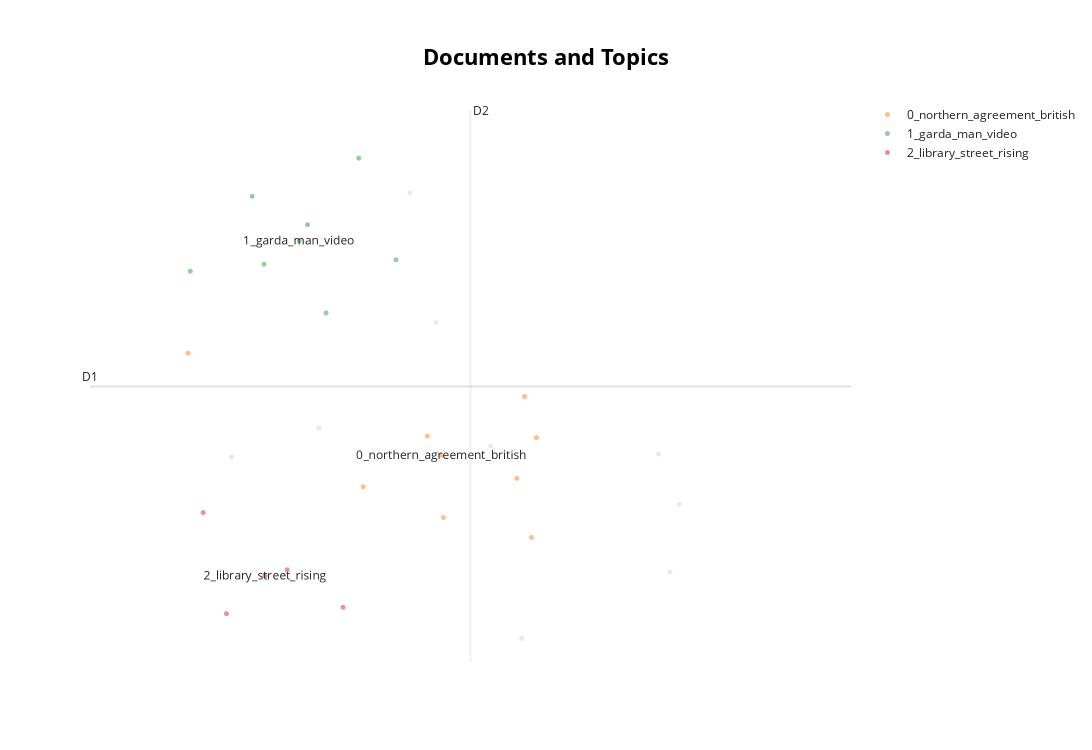

The code cell stored with this chart in its notebook:
### Code cell
reduced_embeddings = UMAP(n_neighbors=10, n_components=2, min_dist=0.1, metric='cosine').fit_transform(embeddings)
topic_model.visualize_documents(docs, reduced_embeddings=reduced_embeddings, hide_document_hover=True)

### Figure 1 — Plotly figure (JSON) as saved in the notebook; plotly's stock layout.template omitted (floating-point values rounded to 4 significant figures)
{"data": [{"hoverinfo": "text", "marker": {"color": "#CFD8DC", "opacity": 0.5, "size": 5}, "mode": "markers+text", "name": "other", "showlegend": false, "type": "scattergl", "x": [4.88, 6.198, 4.247, 3.774, 4.741, 6.148, 5.345, 6.086, 5.177], "y": [1.257, -0.2323, 0.3935, 0.1565, 2.318, -0.7824, -1.327, 0.1799, 0.2454]}, {"hoverinfo": "text", "marker": {"opacity": 0.5, "size": 5}, "mode": "markers+text", "name": "0_northern_agreement_british", "text": ["", "", "", "", "", "", "", "", "0_northern_agreement_british"], "textfont": {"size": 12}, "type": "scattergl", "x": [3.538, 4.834, 5.398, 4.921, 5.36, 5.319, 4.487, 5.425, 4.91], "y": [1.006, 0.3272, -0.5014, -0.3389, 0.6515, -0.01861, -0.08721, 0.315, 0.1692]}, {"hoverinfo": "text", "marker": {"opacity": 0.5, "size": 5}, "mode": "markers+text", "name": "1_garda_man_video", "text": ["", "", "", "", "", "", "", "1_garda_man_video"], "textfont": {"size": 12}, "type": "scattergl", "x": [4.664, 3.886, 4.286, 3.551, 3.95, 4.462, 4.185, 4.141], "y": [1.769, 2.288, 1.334, 1.676, 1.732, 2.6, 2.056, 1.922]}, {"hoverinfo": "text", "marker": {"opacity": 0.5, "size": 5}, "mode": "markers+text", "name": "2_library_street_rising", "text": ["", "", "", "", "2_library_street_rising"], "textfont": {"size": 12}, "type": "scattergl", "x": [4.075, 3.62, 3.747, 4.378, 3.955], "y": [-0.7662, -0.2984, -1.125, -1.073, -0.8157]}], "layout": {"annotations": [{"showarrow": false, "text": "D1", "x": 3.008, "y": 0.732, "yshift": 10}, {"showarrow": false, "text": "D2", "x": 5.068, "xshift": 10, "y": 2.99}], "height": 750, "shapes": [{"line": {"color": "#CFD8DC", "width": 2}, "type": "line", "x0": 5.068, "x1": 5.068, "y0": -1.526, "y1": 2.99}, {"line": {"color": "#9E9E9E", "width": 2}, "type": "line", "x0": 3.008, "x1": 7.128, "y0": 0.732, "y1": 0.732}], "title": {"font": {"color": "Black", "size": 22}, "text": "<b>Documents and Topics</b>", "x": 0.5, "xanchor": "center", "yanchor": "top"}, "width": 1200, "xaxis": {"visible": false}, "yaxis": {"visible": false}}}
